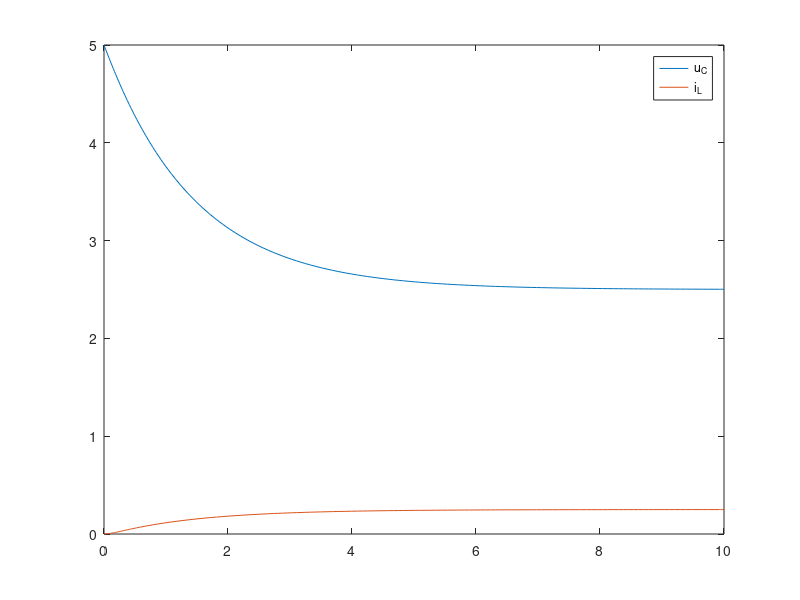

This figure's MATLAB source:
clear; close all; clc;

R = 10; % Ohm
L = 1; % Henr
C = 0.3; % Farad
E = 5; % Wolt

time = [0, 10];

X_0 = [E, 0];
A = [
    -1 / (R * C), 1 / C;
    -1 / L, -1 * R / L
    ];
B = [
    0;
    E / L
    ];

dYdt = @(t, X) A * X + B;
[t, X] = ode45(dYdt, time, X_0);

plot(t, X);
legend("u_C", "i_L");
